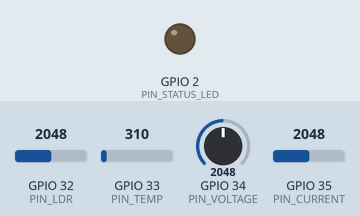
Bench run of a sketch on a simulated ESP32. On the bench: output pins drawn as LEDs (lit = HIGH). Inputs (shaded band) come from the test bench; at power-on: GPIO 32 (PIN_LDR) = 2048, GPIO 33 (PIN_TEMP) = 310, GPIO 34 (PIN_VOLTAGE) = 2048, GPIO 35 (PIN_CURRENT) = 2048. WiFi joins after 1.5 s; servers stay silent unless stated; uploads are accepted with an empty reply; random numbers use the default seed unless the sketch sets one; what the sketch prints to the serial monitor is not drawn.

Above: at 2.7 s.
At 9.13 s:
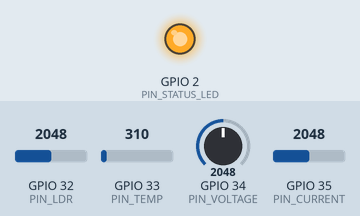
Timing chart, 0 to 9.4 s (numbered marks = the images above):
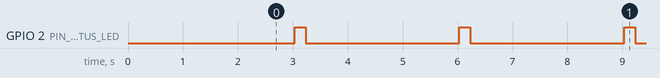

Measured:
- by itself, GPIO 2 (PIN_STATUS_LED): alternates HIGH for 0.20 s and LOW for 2.8 s

The sketch:

esp32_solar_monitor.ino
```cpp
/*
 * ==============================================================================
 * SMART SOLARGUARD: ESP32 Solar Panel IoT Monitoring Client
 * ==============================================================================
 * Project: IoT-Based Solar Panel Fault Detection using Deep Neural Network (DNN)
 * Author: Smart SolarGuard Team
 * Target Hardware: ESP32 Development Board (ESP-WROOM-32)
 *
 * SENSOR CONNECTIONS & PINOUT GUIDE:
 * ------------------------------------------------------------------------------
 * 1. Voltage Sensor (Voltage Divider 0-25V module):
 *    - VCC / S: Connect to ESP32 Pin GPIO34 (ADC1_CH6 - Input only)
 *    - GND: Connect to Common GND
 *    - Input Terminals: Connected across Solar Panel (+) and (-) terminals
 *    - Voltage ratio: 5:1 divider (R1=30k, R2=7.5k). 25V maps to 0-3.3V ADC.
 *
 * 2. Current Sensor (ACS712-05B / 20A / 30A Current Sensor):
 *    - VCC: Connect to 5V (from USB or external 5V regulator)
 *    - GND: Connect to Common GND
 *    - OUT: Connect to ESP32 Pin GPIO35 (ADC1_CH7) via voltage divider (ACS712 5V logic to 3.3V ESP32)
 *    - Input IP+/IP-: In-series with Solar Panel positive load line.
 *
 * 3. Light Intensity Sensor (LDR Module / Photoresistor):
 *    - VCC: Connect to 3.3V
 *    - GND: Connect to Common GND
 *    - Analog Out (AO): Connect to ESP32 Pin GPIO32 (ADC1_CH4)
 *
 * 4. Temperature Sensor (LM35 Analog or DS18B20 OneWire):
 *    - VCC: Connect to 3.3V
 *    - GND: Connect to Common GND
 *    - OUT: Connect to ESP32 Pin GPIO33 (ADC1_CH5)
 *
 * 5. Status Indicator LEDs (Optional):
 *    - Built-in LED / GPIO2: Blinks on successful telemetry transmission
 * ==============================================================================
 */

#include <WiFi.h>
#include <HTTPClient.h>
#include <ArduinoJson.h> // ArduinoJson library v6+

// ------------------------------------------------------------------------------
// 1. NETWORK CONFIGURATION (Replace with your actual Wi-Fi credentials)
// ------------------------------------------------------------------------------
const char* WIFI_SSID     = "YOUR_WIFI_SSID";
const char* WIFI_PASSWORD = "YOUR_WIFI_PASSWORD";

// Replace with your laptop/server IP address running the FastAPI backend.
// Note: Do NOT use "localhost" or "127.0.0.1" inside ESP32. Use the local LAN IP (e.g. 192.168.1.50)
const char* SERVER_URL    = "http://192.168.1.100:8000/api/sensors";

// Unique hardware identifier
const char* DEVICE_ID     = "ESP32-SOLAR-001";

// ------------------------------------------------------------------------------
// 2. PIN DEFINITIONS
// ------------------------------------------------------------------------------
#define PIN_VOLTAGE     34  // ADC1 Channel 6
#define PIN_CURRENT     35  // ADC1 Channel 7
#define PIN_LDR         32  // ADC1 Channel 4
#define PIN_TEMP        33  // ADC1 Channel 5
#define PIN_STATUS_LED  2   // Onboard Blue LED

// ------------------------------------------------------------------------------
// 3. HARDWARE & CALIBRATION CONSTANTS
// ------------------------------------------------------------------------------
const float ADC_RESOLUTION  = 4095.0;  // 12-bit ADC on ESP32
const float VREF            = 3.3;     // ESP32 ADC Reference Voltage (V)

// Voltage divider ratio: R1 = 30k, R2 = 7.5k -> Factor = (30+7.5)/7.5 = 5.0
const float VOLTAGE_DIVIDER_FACTOR = 5.0;

// Current Sensor (ACS712 5A model sensitivity = 185mV/A, midpoint = 2.5V)
const float CURRENT_SENSITIVITY    = 0.185; // Volts per Amp
const float ACS_OFFSET             = 2.5;   // Zero-current voltage offset

// Telemetry interval (in milliseconds)
const unsigned long TRANSMIT_INTERVAL = 3000; // Send telemetry every 3 seconds
unsigned long lastTransmitTime = 0;

// Set to true if physical sensors are not wired and you want the ESP32 itself to simulate values
bool HARDWARE_SIMULATION_MODE = false;

// ------------------------------------------------------------------------------
// SETUP
// ------------------------------------------------------------------------------
void setup() {
  Serial.begin(115200);
  delay(1000);
  Serial.println("\n==================================================");
  Serial.println("   SMART SOLARGUARD: ESP32 SOLAR MONITOR INIT    ");
  Serial.println("==================================================");

  // Configure pins
  pinMode(PIN_VOLTAGE, INPUT);
  pinMode(PIN_CURRENT, INPUT);
  pinMode(PIN_LDR, INPUT);
  pinMode(PIN_TEMP, INPUT);
  pinMode(PIN_STATUS_LED, OUTPUT);
  digitalWrite(PIN_STATUS_LED, LOW);

  // Connect to Local Wi-Fi
  Serial.printf("Connecting to Wi-Fi SSID: %s\n", WIFI_SSID);
  WiFi.mode(WIFI_STA);
  WiFi.begin(WIFI_SSID, WIFI_PASSWORD);

  int attempts = 0;
  while (WiFi.status() != WL_CONNECTED && attempts < 20) {
    delay(500);
    Serial.print(".");
    attempts++;
  }

  if (WiFi.status() == WL_CONNECTED) {
    Serial.println("\n[OK] Wi-Fi Connected!");
    Serial.print("ESP32 IP Address: ");
    Serial.println(WiFi.localIP());
    Serial.print("Target API Server: ");
    Serial.println(SERVER_URL);
  } else {
    Serial.println("\n[WARNING] Wi-Fi Connection Timeout!");
    Serial.println("Running in Standalone mode. Check credentials and reboot.");
  }
}

// ------------------------------------------------------------------------------
// SENSOR READING & CALIBRATION ROUTINES
// ------------------------------------------------------------------------------

// Read Voltage across solar panel terminals (Volts)
float readVoltage() {
  if (HARDWARE_SIMULATION_MODE) {
    // Generate realistic solar voltage (18V to 20V with slight ripple)
    return 18.5 + ((random(-50, 50)) / 100.0);
  }

  // Multiple sampling for ADC noise rejection
  long rawSum = 0;
  for (int i = 0; i < 16; i++) {
    rawSum += analogRead(PIN_VOLTAGE);
    delayMicroseconds(200);
  }
  float avgRaw = (float)rawSum / 16.0;
  float pinVoltage = (avgRaw / ADC_RESOLUTION) * VREF;
  float panelVoltage = pinVoltage * VOLTAGE_DIVIDER_FACTOR;

  if (panelVoltage < 0.1) panelVoltage = 0.0;
  return panelVoltage;
}

// Read Current flowing through solar panel circuit (Amperes)
float readCurrent() {
  if (HARDWARE_SIMULATION_MODE) {
    // Generate realistic solar current (1.8A to 2.3A)
    return 2.10 + ((random(-30, 30)) / 100.0);
  }

  long rawSum = 0;
  for (int i = 0; i < 16; i++) {
    rawSum += analogRead(PIN_CURRENT);
    delayMicroseconds(200);
  }
  float avgRaw = (float)rawSum / 16.0;
  float pinVoltage = (avgRaw / ADC_RESOLUTION) * VREF;

  // Calculate current based on ACS712 sensitivity
  float current = (pinVoltage - (ACS_OFFSET * (3.3 / 5.0))) / CURRENT_SENSITIVITY;
  if (current < 0.05) current = 0.0;
  return current;
}

// Read Solar Panel Surface Temperature (°C)
float readTemperature() {
  if (HARDWARE_SIMULATION_MODE) {
    // Realistic outdoor temperature: 28°C - 35°C
    return 31.5 + ((random(-20, 20)) / 10.0);
  }

  int raw = analogRead(PIN_TEMP);
  float voltage = (raw / ADC_RESOLUTION) * VREF;
  // LM35 conversion: 10mV = 1°C -> Temp = Voltage * 100
  float temperatureC = voltage * 100.0;
  return temperatureC;
}

// Read Solar Light Intensity / Solar Irradiance (Lux / lx)
float readLightIntensity() {
  if (HARDWARE_SIMULATION_MODE) {
    // Realistic daytime sunlight: 750 - 950 Lux
    return 850.0 + random(-80, 80);
  }

  int raw = analogRead(PIN_LDR);
  // Invert because higher light yields lower resistance in voltage divider
  float lightPercent = (1.0 - (raw / ADC_RESOLUTION)) * 100.0;
  float luxEstimate = lightPercent * 10.0; // Scaled to ~0-1000 Lux
  return luxEstimate;
}

// ------------------------------------------------------------------------------
// SEND TELEMETRY VIA REST API TO FASTAPI
// ------------------------------------------------------------------------------
void sendTelemetry(float voltage, float current, float temperature, float light) {
  if (WiFi.status() != WL_CONNECTED) {
    Serial.println("[ERROR] Cannot send telemetry: Wi-Fi Disconnected");
    return;
  }

  HTTPClient http;
  http.begin(SERVER_URL);
  http.addHeader("Content-Type", "application/json");

  // Construct JSON Payload
  // Note: Backend automatically validates and calculates: power = voltage * current
  StaticJsonDocument<256> doc;
  doc["voltage"] = round(voltage * 100.0) / 100.0;
  doc["current"] = round(current * 100.0) / 100.0;
  doc["temperature"] = round(temperature * 10.0) / 10.0;
  doc["light_intensity"] = round(light * 10.0) / 10.0;
  doc["device_id"] = DEVICE_ID;

  String requestBody;
  serializeJson(doc, requestBody);

  Serial.printf("\n[TX] POST to %s\n", SERVER_URL);
  Serial.printf("     Payload: %s\n", requestBody.c_str());

  digitalWrite(PIN_STATUS_LED, HIGH);
  int httpResponseCode = http.POST(requestBody);
  digitalWrite(PIN_STATUS_LED, LOW);

  if (httpResponseCode > 0) {
    String response = http.getString();
    Serial.printf("[RX] Response (%d): %s\n", httpResponseCode, response.c_str());
  } else {
    Serial.printf("[ERROR] HTTP Request failed, error: %s\n", http.errorToString(httpResponseCode).c_str());
  }

  http.end();
}

// ------------------------------------------------------------------------------
// MAIN LOOP
// ------------------------------------------------------------------------------
void loop() {
  unsigned long currentMillis = millis();

  // Periodic sensor sampling and transmission
  if (currentMillis - lastTransmitTime >= TRANSMIT_INTERVAL) {
    lastTransmitTime = currentMillis;

    // 1. Read all sensors
    float v = readVoltage();
    float i = readCurrent();
    float t = readTemperature();
    float l = readLightIntensity();
    float p = v * i; // Power output (W)

    // 2. Output to Serial Monitor
    Serial.println("\n--- [Solar Panel Sensor Reading] ---");
    Serial.printf("Voltage:         %.2f V\n", v);
    Serial.printf("Current:         %.2f A\n", i);
    Serial.printf("Temperature:     %.1f C\n", t);
    Serial.printf("Light Intensity: %.1f lx\n", l);
    Serial.printf("Power Output:    %.2f W\n", p);

    // 3. Transmit to Smart SolarGuard FastAPI Backend
    sendTelemetry(v, i, t, l);
  }
}
```
